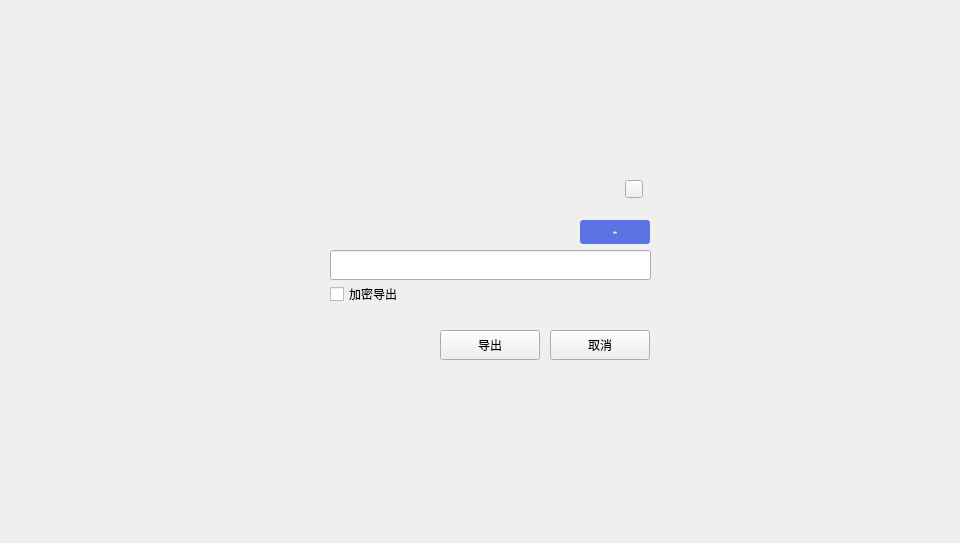
<?xml version="1.0" encoding="UTF-8"?>
<ui version="4.0">
 <class>ExportDialog</class>
 <widget class="QDialog" name="ExportDialog">
  <property name="geometry">
   <rect>
    <x>0</x>
    <y>0</y>
    <width>960</width>
    <height>543</height>
   </rect>
  </property>
  <property name="font">
   <font>
    <family>微软雅黑</family>
   </font>
  </property>
  <property name="windowTitle">
   <string>Dialog</string>
  </property>
  <widget class="QWidget" name="widget" native="true">
   <property name="geometry">
    <rect>
     <x>0</x>
     <y>0</y>
     <width>960</width>
     <height>543</height>
    </rect>
   </property>
   <widget class="QWidget" name="containerWidget" native="true">
    <property name="geometry">
     <rect>
      <x>290</x>
      <y>160</y>
      <width>380</width>
      <height>220</height>
     </rect>
    </property>
    <widget class="QToolButton" name="cancelBtn">
     <property name="geometry">
      <rect>
       <x>260</x>
       <y>170</y>
       <width>100</width>
       <height>30</height>
      </rect>
     </property>
     <property name="cursor">
      <cursorShape>PointingHandCursor</cursorShape>
     </property>
     <property name="styleSheet">
      <string notr="true"/>
     </property>
     <property name="text">
      <string>取消</string>
     </property>
    </widget>
    <widget class="QLabel" name="nameLabel">
     <property name="geometry">
      <rect>
       <x>40</x>
       <y>60</y>
       <width>211</width>
       <height>24</height>
      </rect>
     </property>
     <property name="text">
      <string/>
     </property>
    </widget>
    <widget class="QToolButton" name="exportBtn">
     <property name="geometry">
      <rect>
       <x>150</x>
       <y>170</y>
       <width>100</width>
       <height>30</height>
      </rect>
     </property>
     <property name="cursor">
      <cursorShape>PointingHandCursor</cursorShape>
     </property>
     <property name="styleSheet">
      <string notr="true"/>
     </property>
     <property name="text">
      <string>导出</string>
     </property>
    </widget>
    <widget class="QLineEdit" name="pathLineEdit">
     <property name="geometry">
      <rect>
       <x>40</x>
       <y>90</y>
       <width>321</width>
       <height>30</height>
      </rect>
     </property>
     <property name="font">
      <font>
       <family>微软雅黑</family>
       <pointsize>10</pointsize>
      </font>
     </property>
     <property name="contextMenuPolicy">
      <enum>Qt::DefaultContextMenu</enum>
     </property>
     <property name="styleSheet">
      <string notr="true"/>
     </property>
     <property name="text">
      <string/>
     </property>
     <property name="readOnly">
      <bool>false</bool>
     </property>
    </widget>
    <widget class="QCheckBox" name="encryptCheckBox">
     <property name="geometry">
      <rect>
       <x>40</x>
       <y>124</y>
       <width>200</width>
       <height>20</height>
      </rect>
     </property>
     <property name="text">
      <string>加密导出</string>
     </property>
    </widget>
    <widget class="QToolButton" name="closeBtn">
     <property name="geometry">
      <rect>
       <x>335</x>
       <y>20</y>
       <width>18</width>
       <height>18</height>
      </rect>
     </property>
     <property name="cursor">
      <cursorShape>PointingHandCursor</cursorShape>
     </property>
     <property name="focusPolicy">
      <enum>Qt::NoFocus</enum>
     </property>
     <property name="styleSheet">
      <string notr="true"/>
     </property>
     <property name="text">
      <string/>
     </property>
    </widget>
    <widget class="QToolButton" name="pathBtn">
     <property name="geometry">
      <rect>
       <x>290</x>
       <y>60</y>
       <width>70</width>
       <height>24</height>
      </rect>
     </property>
     <property name="font">
      <font>
       <family>微软雅黑</family>
       <pointsize>-1</pointsize>
       <weight>50</weight>
       <italic>false</italic>
       <bold>false</bold>
      </font>
     </property>
     <property name="cursor">
      <cursorShape>PointingHandCursor</cursorShape>
     </property>
     <property name="styleSheet">
      <string notr="true">QToolButton{color: white;font: 11px &quot;微软雅黑&quot;;background-color: rgb(90,115,227);border:0px solid white;border-radius:3px;}
</string>
     </property>
     <property name="text">
      <string>选择路径</string>
     </property>
    </widget>
   </widget>
  </widget>
 </widget>
 <resources/>
 <connections/>
</ui>
